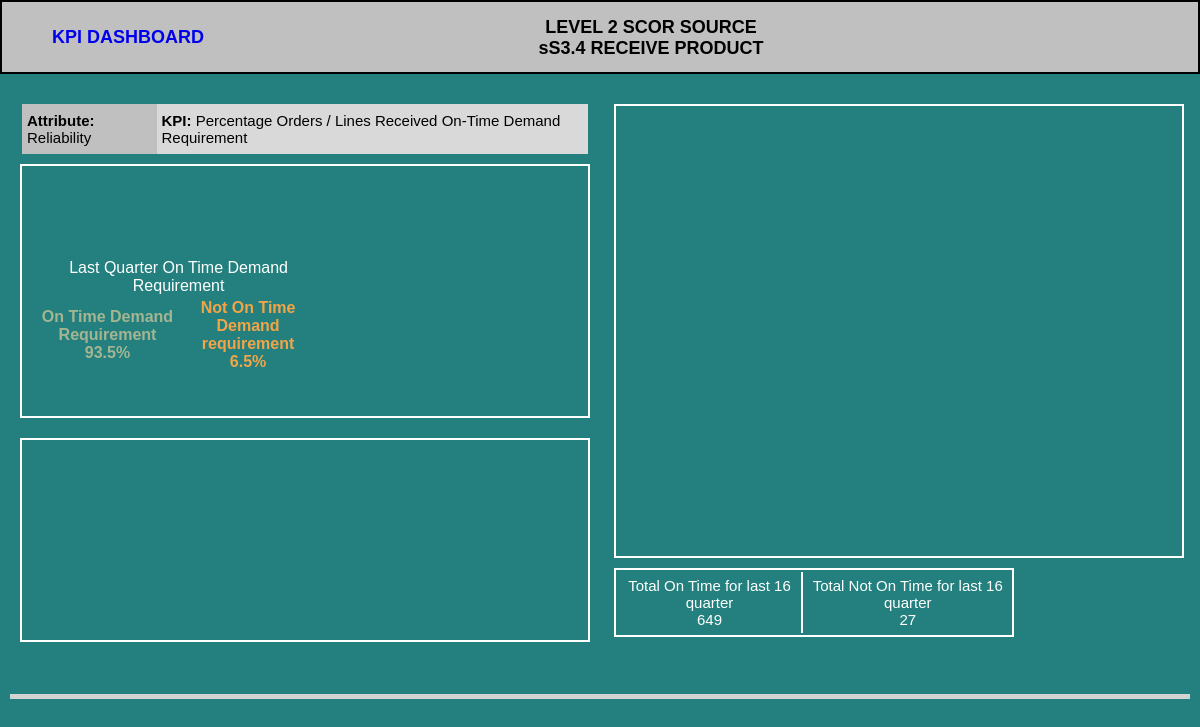
/source/source-empat.php, run on the app's committed database.
### tables this page shows
CREATE TABLE "Source" (
	`id`	INTEGER PRIMARY KEY AUTOINCREMENT,
	`Year`	TEXT,
	`Quarter`	TEXT,
	`KulitPO`	TEXT,
	`KimiaPO`	TEXT,
	`TotalPO`	TEXT,
	`IdentifySourceOnTime`	TEXT,
	`NotOnTimeIdentifySource`	TEXT,
	`MaterialBiodegradable`	TEXT,
	`MaterialNotBiodegradable`	TEXT,
	`MaterialHazardous`	TEXT,
	`MaterialNotHazardous`	TEXT,
	`MaterialRecycledorReused`	TEXT,
	`MaterialNotRecycledorReused`	TEXT,
	`SupplierCertifiedISO`	TEXT,
	`SupplierUncertifiedISO`	TEXT,
	`SupplierEnvironmentalCriteria`	TEXT,
	`SupplierNotEnvironmentalCriteria`	TEXT,
	`SourceCycleOnTime`	TEXT,
	`SourceCycleNotOnTime`	TEXT,
	`LeadTimeOnSchedule`	TEXT,
	`LeadTimeChangedSchedule`	TEXT,
	`DemandRequirementOnTime`	TEXT,
	`DemandRequirementNotOnTime`	TEXT,
	`OrderCorrectContent`	TEXT,
	`OrderNotCorrectContent`	TEXT,
	`OrderDefectFree`	TEXT,
	`OrderDefect`	TEXT,
	`OrderDamageFree`	TEXT,
	`OrderDamage`	TEXT,
	`TransferredOnTime`	TEXT,
	`TransferredNotOnTime`	TEXT,
	`SuppliePaymentOnTime`	TEXT,
	`SupplierPaymentNotOnTime`	TEXT
);

### source/source-empat.php (the view, shortened to what this page needs)
<?php
require '../layout.php';
?>
<body>
    <div id="container">
        <div id="header-detail">
            <a href="<?php echo $baseUrl ?>" style="color=black; text-decoration:none"><span style="float:left; margin-left:50px; margin-top: 25px">KPI DASHBOARD</span></a>
            <span style="margin-left:-100px">LEVEL 2 SCOR SOURCE<br>sS3.4 RECEIVE PRODUCT</span>
        </div>
        <?php
            $dir = 'sqlite:../db.db';
            $dbh = new PDO($dir) or die("Cannot open the database");
            $query = "SELECT * FROM Source ORDER BY id DESC LIMIT 16";
            $getPurchaseOrder = $dbh->prepare($query);
            $getPurchaseOrder->execute();
            $purchaseOrder = $getPurchaseOrder->fetchAll();
            $lastPurchaseOrder = $purchaseOrder[0];
            $jumlahDemandRequirementOnTime = 0;
            $jumlahDemandRequirementNotOnTime = 0;
            for ($i = 0; $i < count($purchaseOrder); $i++){
                $jumlahDemandRequirementOnTime += $purchaseOrder[$i]['DemandRequirementOnTime'];
                $jumlahDemandRequirementNotOnTime += $purchaseOrder[$i]['DemandRequirementNotOnTime'];
            }
        ?>
        <div id="attribute">
            <div id="attribute-left">
                <div id="attribute-title" style="margin-left:2px">
                    <table style="border:0px;border-collapse: collapse; width: 100%; height: 50px">
                        <tr>
                            <td style="background: #c0c0c0; padding: 5px;"><b>Attribute: </b> Reliability</td>
                            <td style="background: #d9d9d9; padding: 5px;"><b>KPI: </b> Percentage Orders / Lines Received On-Time Demand Requirement</td>
                        </tr>
                    </table>
                </div>
                <div id="attribute-left-top">
                    <span style="float:left; text-align:center; margin-left:15px;margin-top:90px; width:50%">
                        <table style="text-align:center; font-size:16px;">
                            <tr>
                                <td colspan="2" style="color:white">Last Quarter On Time Demand Requirement</td>
                            </tr>
                            <tr style="font-weight:bold">
                                <td style="color:#A5B592">On Time Demand Requirement<br> <?php echo number_format($lastPurchaseOrder['DemandRequirementOnTime']/($lastPurchaseOrder['DemandRequirementOnTime'] + $lastPurchaseOrder['DemandRequirementNotOnTime']) *100, 1); ?>%</td>
                                <td style="color:#F3A447">Not On Time Demand requirement<br> <?php echo number_format($lastPurchaseOrder['DemandRequirementNotOnTime']/($lastPurchaseOrder['DemandRequirementOnTime'] + $lastPurchaseOrder['DemandRequirementNotOnTime']) *100, 1); ?>%</td>
                            </tr>
                        </table>
                    </span>
                </div>
                <div id="attribute-left-bottom">
                </div>
            </div>
            <div id="attribute-right">
                <div id="attribute-right-top">
                </div>
                <div id="attribute-right-bottom" style="margin-right:2px">
                    <table style="">
                        <tr>
                            <td style="padding: 5px; border-right: solid 2px white;">Total On Time for last 16 quarter<br> <?php echo  $jumlahDemandRequirementOnTime ?></td>
                            <td style="padding: 5px;">Total Not On Time for last 16 quarter<br><?php echo $jumlahDemandRequirementNotOnTime ?></td>
                        </tr>
                    </table>
                </div>
            </div>
        </div>
    </div>
</body>

### css/style.css (style rules this page uses)
html,body { background: #23807E; color: #000; font-size:15px; margin:0; padding: 0; height: 100%; width : 100%; font-family: sans-serif; }
#container { height: 100%; width: 100%; }
#header-detail { height: 70px; line-height: 70px; text-align: center; font-size: 18px; font-weight: bold; background: #c0c0c0; border: 2px solid black; }
#header-detail span { display: inline-block; vertical-align: middle; line-height: normal; }
#attribute { margin-top: 20px; margin-left: 10px; margin-right: 10px; margin-bottom: 50px; padding-bottom: 600px; border-bottom: 5px solid lightgrey; clear: both; }
#attribute-left { width: 48%; float: left; margin-left: 10px; }
#attribute-title { width: 100%; margin-top: 10px; }
#attribute-left-top { width: 100%; margin-top: 10px; height: 250px; border: 2px solid white; }
#attribute-left-bottom { width: 100%; margin-top: 20px; height: 200px; border: 2px solid white; }
#attribute-right { width: 48%; float: right; margin-right: 10px; }
#attribute-right-top { width: 100%; margin-top: 10px; height: 450px; border: 2px solid white; }
#attribute-right-bottom { width: 70%; margin-top: 10px; border: 2px solid white; }
#attribute-right-bottom table { border-collapse: separate; width: 100%; height: 50px; text-align:center; color:white; }

### data on the page
source: DemandRequirementOnTime+DemandRequirementNotOnTime "93.5", DemandRequirementNotOnTime+DemandRequirementOnTime "6.5"

### other printed values
$jumlahDemandRequirementOnTime "649"
$jumlahDemandRequirementNotOnTime "27"
